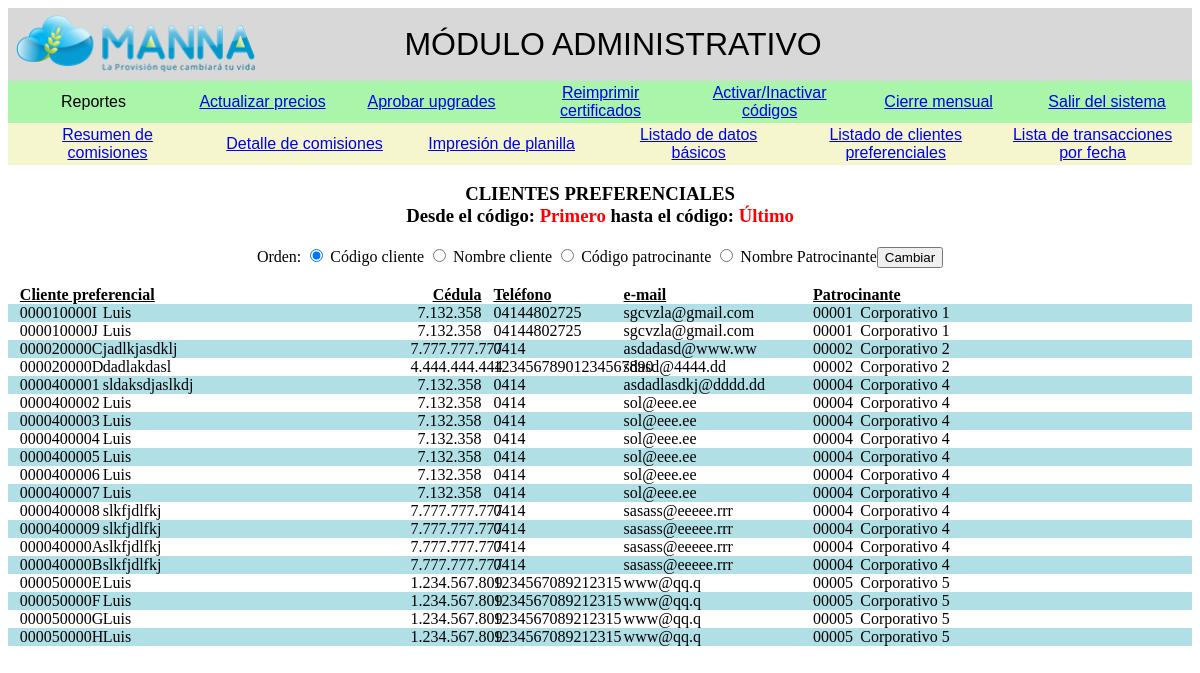
Screenshot of /admin/clientepref.php with the database file from the repository.
### tables this page shows
CREATE TABLE `cliente_preferencial` (
  `id` bigint(20) NOT NULL,
  `cod_clte` varchar(20) NOT NULL,
  `clte_nombre` varchar(150) NOT NULL,
  `clte_cedula` varchar(10) NOT NULL,
  `clte_telefono` varchar(50) NOT NULL,
  `clte_email` varchar(150) NOT NULL,
  `clte_direccion` varchar(500) NOT NULL,
  `clte_direccion_envio` varchar(500) NOT NULL,
  `patroc_codigo` varchar(20) NOT NULL,
  `cod_corto_clte` varchar(20) NOT NULL
);

### admin/clientepref.php (the view, shortened to what this page needs)
<?php
include_once("cabecera.php");
include_once("menu.php");
include_once("reportes.php");
?>
<?php
$orden = isset($_POST['orden']) ? $_POST['orden'] : 'codigo';
if ($_POST['cod_desde']<>'') {
	$dsd = $_POST['cod_desde'];
} else {
	$dsd = 'Primero';
}
if ($_POST['cod_hasta']<>'') {
	$hst = $_POST['cod_hasta'];
} else {
	$hst = 'Último';
}
echo '<div id="cuerpo">';
	echo '<div style="text-align:center">';
		echo '<h3>CLIENTES PREFERENCIALES<br>';
		echo 'Desde el código: <font color="red">'.trim($dsd).'</font> hasta el código: <font color="red">'.trim($hst).'</font><br></h3>';
	echo '</div>';
	echo '<div style="text-align:center">';
		echo '<form name="orden" method="post" action="clientepref.php">';
		echo 'Orden: ';
			switch ($orden) {
				default:
					$sorden = 'cod_clte';
					echo '<input type="radio" name="orden" value="cod_clte" checked> Código cliente ';
					echo '<input type="radio" name="orden" value="clte_nombre"> Nombre cliente ';
					echo '<input type="radio" name="orden" value="patroc_codigo"> Código patrocinante ';
					echo '<input type="radio" name="orden" value="patroc_nombre"> Nombre Patrocinante';
					break;
			}
			echo '<input type="submit" value="Cambiar">';
		echo '</form><br>';
	echo '</div>';
	if ($dsd<>'Primero') {
		if ($hst<>'Último') {
			$query = "SELECT cliente_preferencial.*,concat(afiliados.tit_nombres,' ',afiliados.tit_apellidos) as patroc_nombre from cliente_preferencial left outer join afiliados on cliente_preferencial.patroc_codigo=afiliados.tit_codigo WHERE patroc_codigo>='".trim($dsd)."' AND patroc_codigo<='".trim($hst)."' order by ".$sorden;
		} else {
			$query = "SELECT cliente_preferencial.*,concat(afiliados.tit_nombres,' ',afiliados.tit_apellidos) as patroc_nombre from cliente_preferencial left outer join afiliados on cliente_preferencial.patroc_codigo=afiliados.tit_codigo WHERE tit_codigo>='".trim($dsd)."' order by ".$sorden;
		}
	} else {
		if ($hst<>'Último') {
			$query = "SELECT cliente_preferencial.*,concat(afiliados.tit_nombres,' ',afiliados.tit_apellidos) as patroc_nombre from cliente_preferencial left outer join afiliados on cliente_preferencial.patroc_codigo=afiliados.tit_codigo WHERE tit_codigo<='".trim($hst)."' order by ".$sorden;
		} else {
			$query = "SELECT cliente_preferencial.*,concat(afiliados.tit_nombres,' ',afiliados.tit_apellidos) as patroc_nombre from cliente_preferencial left outer join afiliados on cliente_preferencial.patroc_codigo=afiliados.tit_codigo order by ".$sorden;
		}
	}
	$result = mysql_query($query,$link);
	$color = true;
	echo '<div class="nombre2"><b><u>Cliente preferencial</u></b></div>';
	echo '<div class="cedula" style="text-align:right;"><b><u>Cédula</u></b></div>';
	echo '<div class="telefono"><b><u>Teléfono</u></b></div>';
	echo '<div class="correo"><b><u>e-mail</u></b></div>';
	echo '<div class="nombre3"><b><u>Patrocinante</u></b></div>';
	echo '<br>';
	echo "</div>";
	while($row = mysql_fetch_array($result)) {
		if ($color) {
			echo '<div class="grupo1">';
			$color = false;
		} else {
			echo '<div class="grupo2">';
			$color = true;
		}
	    $cod_clte = $row["cod_clte"];
		$clte_nombre = trim($row["clte_nombre"]);
		$clte_cedula = trim($row["clte_cedula"]);
		$clte_telefono = trim($row["clte_telefono"]);
		$clte_email = trim($row["clte_email"]);
		$patroc_codigo = trim($row["patroc_codigo"]);
		$patroc_nombre = trim($row["patroc_nombre"]);
		echo '<div class="codigo" align="center">'.$cod_clte.'</div>';
		echo '<div class="nombre">'.utf8_encode($clte_nombre).'</div>';
		echo '<div class="cedula" style="text-align:right;">'.trim(number_format($clte_cedula,0,',','.')).'</div>';
		echo '<div class="telefono">'.$clte_telefono.'</div>';
		echo '<div class="correo">'.$clte_email.'</div>';
		echo '<div class="codigo2">'.$patroc_codigo.'</div>';
		echo '<div class="nombre">'.$patroc_nombre.'</div>';
		echo '<br>';
		echo "</div>";
	}
include_once("pie.php");
?>

### admin/clientepref.php (style rules this page uses)
.codigo { width: 6%; display: inline-block; }
.codigo2 { width: 3%; display: inline-block; }
.nombre { width: 25%; display: inline-block; }
.nombre2 { width: 32%; display: inline-block; }
.nombre3 { width: 29%; display: inline-block; }
.telefono { width: 10%; display: inline-block; }
.correo { width: 15%; display: inline-block; }
.cedula { width: 6%; display: inline-block; }
.grupo1 { background-color: powderblue; }
.grupo2 { background-color: none; }

### rows the page displays
cliente_preferencial: cod_clte "000010000I", clte_nombre "Luis", clte_cedula "7.132.358", clte_telefono "04144802725", clte_email "sgcvzla@gmail.com", patroc_codigo "00001", patroc_nombre "Corporativo 1"
cliente_preferencial: cod_clte "000010000J", clte_nombre "Luis", clte_cedula "7.132.358", clte_telefono "04144802725", clte_email "sgcvzla@gmail.com", patroc_codigo "00001", patroc_nombre "Corporativo 1"
cliente_preferencial: cod_clte "000020000C", clte_nombre "jadlkjasdklj", clte_cedula "7.777.777.777", clte_telefono "0414", clte_email "asdadasd@www.ww", patroc_codigo "00002", patroc_nombre "Corporativo 2"
cliente_preferencial: cod_clte "000020000D", clte_nombre "dadlakdasl", clte_cedula "4.444.444.444", clte_telefono "12345678901234567890", clte_email "sdasd@4444.dd", patroc_codigo "00002", patroc_nombre "Corporativo 2"
cliente_preferencial: cod_clte "0000400001", clte_nombre "sldaksdjaslkdj", clte_cedula "7.132.358", clte_telefono "0414", clte_email "asdadlasdkj@dddd.dd", patroc_codigo "00004", patroc_nombre "Corporativo 4"
cliente_preferencial: cod_clte "0000400002", clte_nombre "Luis", clte_cedula "7.132.358", clte_telefono "0414", clte_email "sol@eee.ee", patroc_codigo "00004", patroc_nombre "Corporativo 4"
cliente_preferencial: cod_clte "0000400003", clte_nombre "Luis", clte_cedula "7.132.358", clte_telefono "0414", clte_email "sol@eee.ee", patroc_codigo "00004", patroc_nombre "Corporativo 4"
cliente_preferencial: cod_clte "0000400004", clte_nombre "Luis", clte_cedula "7.132.358", clte_telefono "0414", clte_email "sol@eee.ee", patroc_codigo "00004", patroc_nombre "Corporativo 4"
cliente_preferencial: cod_clte "0000400005", clte_nombre "Luis", clte_cedula "7.132.358", clte_telefono "0414", clte_email "sol@eee.ee", patroc_codigo "00004", patroc_nombre "Corporativo 4"
cliente_preferencial: cod_clte "0000400006", clte_nombre "Luis", clte_cedula "7.132.358", clte_telefono "0414", clte_email "sol@eee.ee", patroc_codigo "00004", patroc_nombre "Corporativo 4"
cliente_preferencial: cod_clte "0000400007", clte_nombre "Luis", clte_cedula "7.132.358", clte_telefono "0414", clte_email "sol@eee.ee", patroc_codigo "00004", patroc_nombre "Corporativo 4"
cliente_preferencial: cod_clte "0000400008", clte_nombre "slkfjdlfkj", clte_cedula "7.777.777.777", clte_telefono "0414", clte_email "sasass@eeeee.rrr", patroc_codigo "00004", patroc_nombre "Corporativo 4"
cliente_preferencial: cod_clte "0000400009", clte_nombre "slkfjdlfkj", clte_cedula "7.777.777.777", clte_telefono "0414", clte_email "sasass@eeeee.rrr", patroc_codigo "00004", patroc_nombre "Corporativo 4"
cliente_preferencial: cod_clte "000040000A", clte_nombre "slkfjdlfkj", clte_cedula "7.777.777.777", clte_telefono "0414", clte_email "sasass@eeeee.rrr", patroc_codigo "00004", patroc_nombre "Corporativo 4"
cliente_preferencial: cod_clte "000040000B", clte_nombre "slkfjdlfkj", clte_cedula "7.777.777.777", clte_telefono "0414", clte_email "sasass@eeeee.rrr", patroc_codigo "00004", patroc_nombre "Corporativo 4"
cliente_preferencial: cod_clte "000050000E", clte_nombre "Luis", clte_cedula "1.234.567.809", clte_telefono "1234567089212315", clte_email "www@qq.q", patroc_codigo "00005", patroc_nombre "Corporativo 5"
cliente_preferencial: cod_clte "000050000F", clte_nombre "Luis", clte_cedula "1.234.567.809", clte_telefono "1234567089212315", clte_email "www@qq.q", patroc_codigo "00005", patroc_nombre "Corporativo 5"
cliente_preferencial: cod_clte "000050000G", clte_nombre "Luis", clte_cedula "1.234.567.809", clte_telefono "1234567089212315", clte_email "www@qq.q", patroc_codigo "00005", patroc_nombre "Corporativo 5"
cliente_preferencial: cod_clte "000050000H", clte_nombre "Luis", clte_cedula "1.234.567.809", clte_telefono "1234567089212315", clte_email "www@qq.q", patroc_codigo "00005", patroc_nombre "Corporativo 5"

### other values shown
$dsd "Primero"
$hst "Último"
